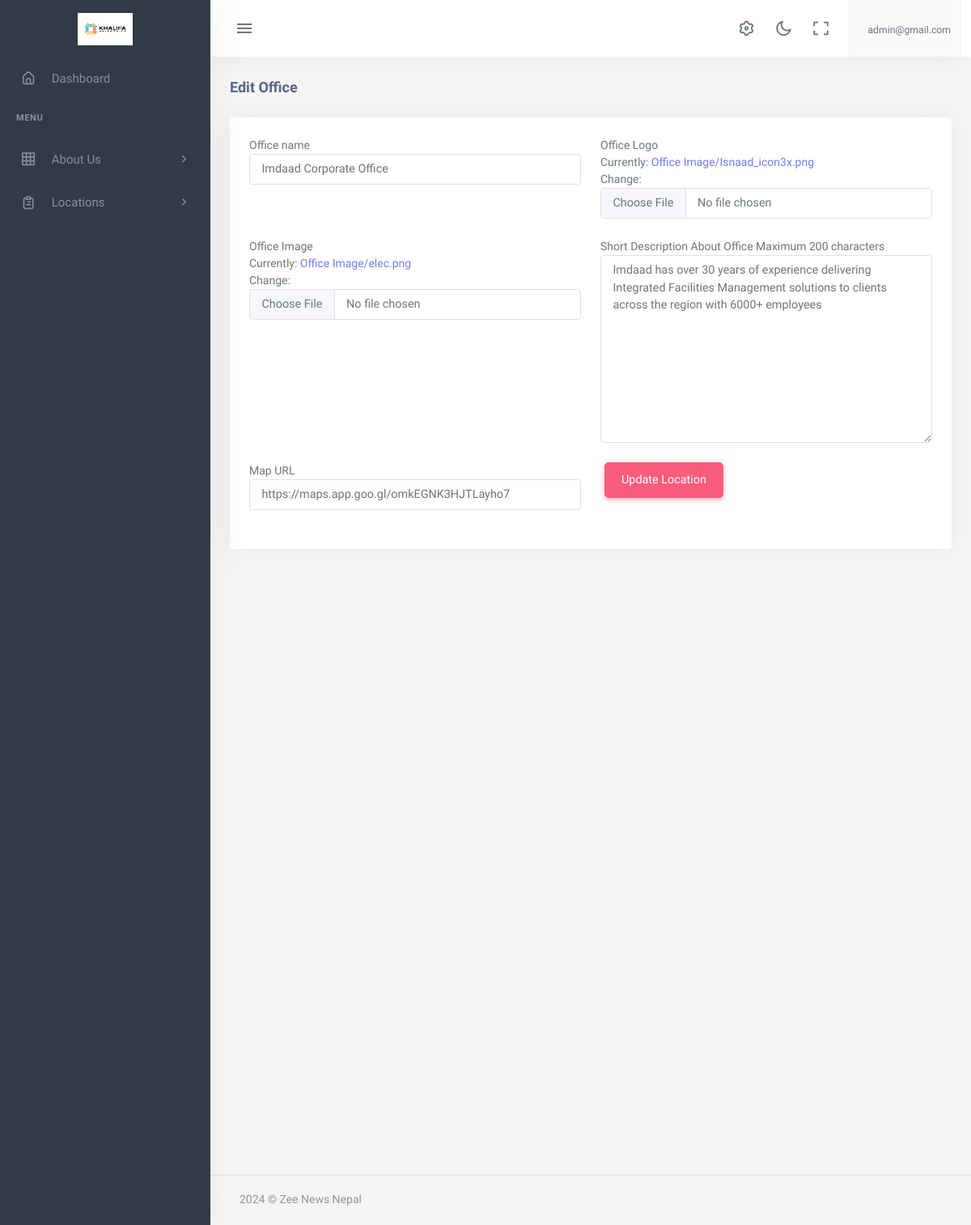
The page /dashboard/office/update/1 (signed in) on the database as committed earlier.
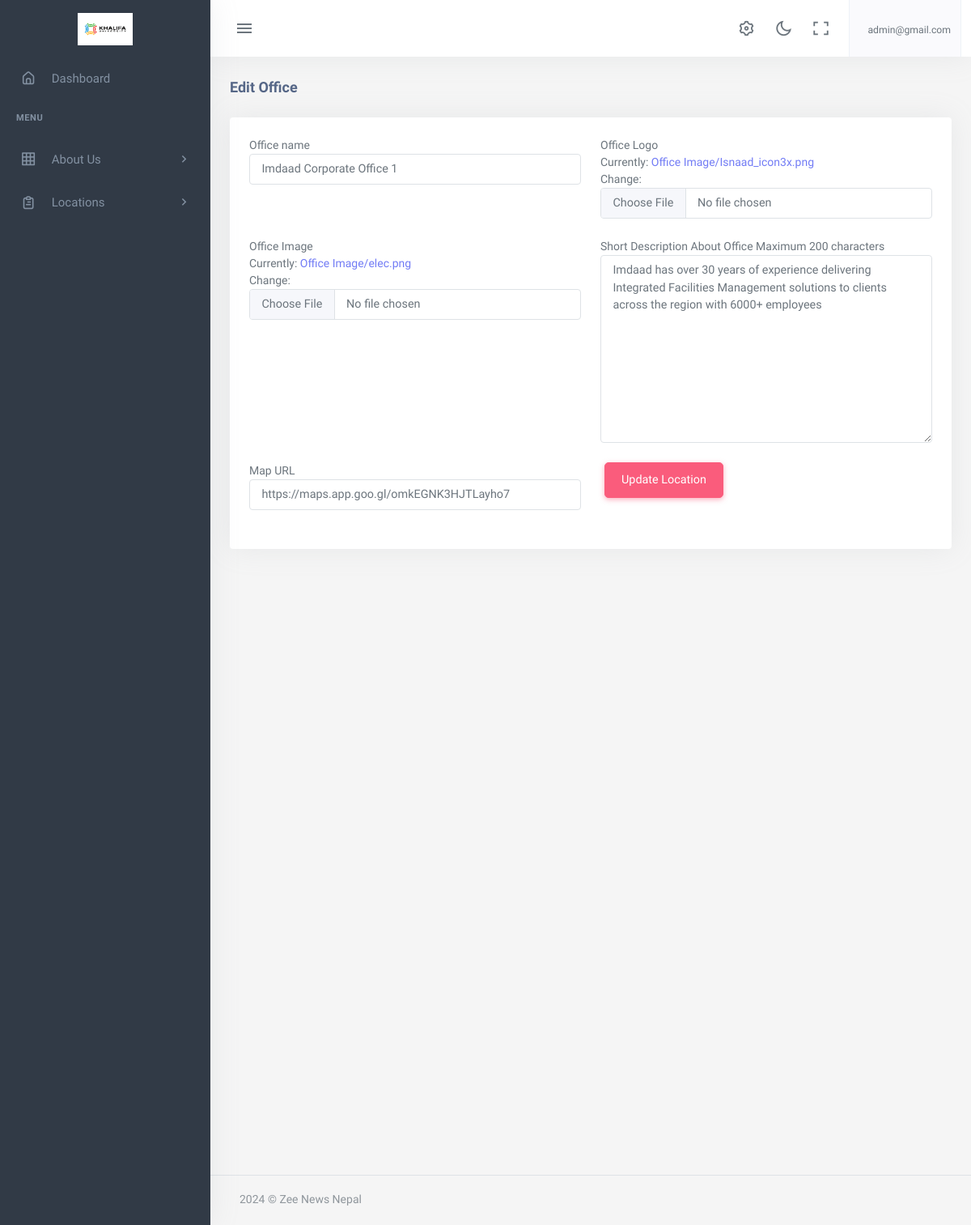
The same page on the database as committed later.
### app/models.py (models this page shows, shortened)
class Office(models.Model):
    office_name = models.CharField(max_length=150)
    logo = models.ImageField(upload_to='Office Image/', verbose_name='Office Logo')
    image  = models.ImageField(verbose_name='Office Image', upload_to='Office Image/')
    descriptions = models.TextField(verbose_name='Short Description About Office Maximum 200 characters ', max_length=200)
    map_url = models.URLField(verbose_name='Map URL')
    class Meta:
        ordering =['id']

### app2/views.py (the view, shortened to what this page needs)
# urls.py: path('office/update/<int:id>',OfficeUpdateDetailView.as_view(),name='office_detail_update'),
@method_decorator(login_required, name='dispatch')
class OfficeUpdateDetailView(generic.UpdateView):
    model = Office
    template_name ='app2/office_form.html'
    pk_url_kwarg ='id'
    form_class = OfficeForm

### app2/forms.py
class OfficeForm(forms.ModelForm):
    class Meta:
        model= Office
        fields= '__all__'
    def __init__(self, *args, **kwargs):
        super(OfficeForm, self).__init__(*args, **kwargs)
        for field_name, field in self.fields.items():
            field.widget.attrs['placeholder'] = f"Enter {field_name}"
            field.widget.attrs['class'] = 'form-control'

### app/context_processor.py (called while the page is built)
def solutions(request):
    solutions_data = Solutions.objects.all()
    context = {
        'solution_category': solutions_data
    }
    return context

def sectors(request):
    secots_all = Sector.objects.all()
    context = {
        'secotrs':secots_all
    }
    return context

def career_category(request):
    categories = Category.objects.all()
    return({
        'careers_categories':categories
    })

def organizationsetting(request):
    organization_setting = OrganizationSetting.objects.first()
    return ({
        'organization_settings': organization_setting
    })

def locations(request):
    all_office_locations = Office.objects.all()[:5]
    return({
        'office_locations':all_office_locations
    })

### app2/templates/app2/office_form.html (shortened to what this page needs)
{% extends 'app2/base.html' %}
{% load static %}
{% block body %}
            <div class="content-page">
                <div class="content">
                    <div class="container-fluid">
                        <div class="row">
                            <div class="col-12">
                                <div class="page-title-box">
                                    <h4 class="page-title">{% if form.initial %}Edit Office {% else %}Add New Office{% endif %}
                                    </h4>
                                </div>
                            </div>
                        </div>
                        <form method="post" enctype="multipart/form-data" action="">
                        <div class="row">
                            <div class="col-12">
                                <div class="card">
                                    <div class="card-body">
                                        <div class="row">
                                            {% for field in form %}
                                            <div class="col-xl-6">
                                                {{field.label}}
                                                <div class="mb-3">
                                                    {{field}}
                                                </div>
                                            </div>
                                            {% endfor %}
                                            <div class="col-auto">
                                            {% if form.initial %}
                                                <button type="submit" class="btn btn-danger chat-send waves-effect waves-light">Update Location</button>
                                            {% else %}
                                                <button type="submit" class="btn btn-danger chat-send waves-effect waves-light">Add Location </button>
                                            {% endif %}
                                            </div>
                                        </div>
                                </div>
                            </div>
                        </div>
                    </form>
                    </div>
                </div>
       {%endblock%}

Rows that differ between the two databases and show on the page:
changed Office "https://maps.app.goo.gl/omkEGNK3HJTLayho7": office_name "Imdaad Corporate Office" → "Imdaad Corporate Office 1"
